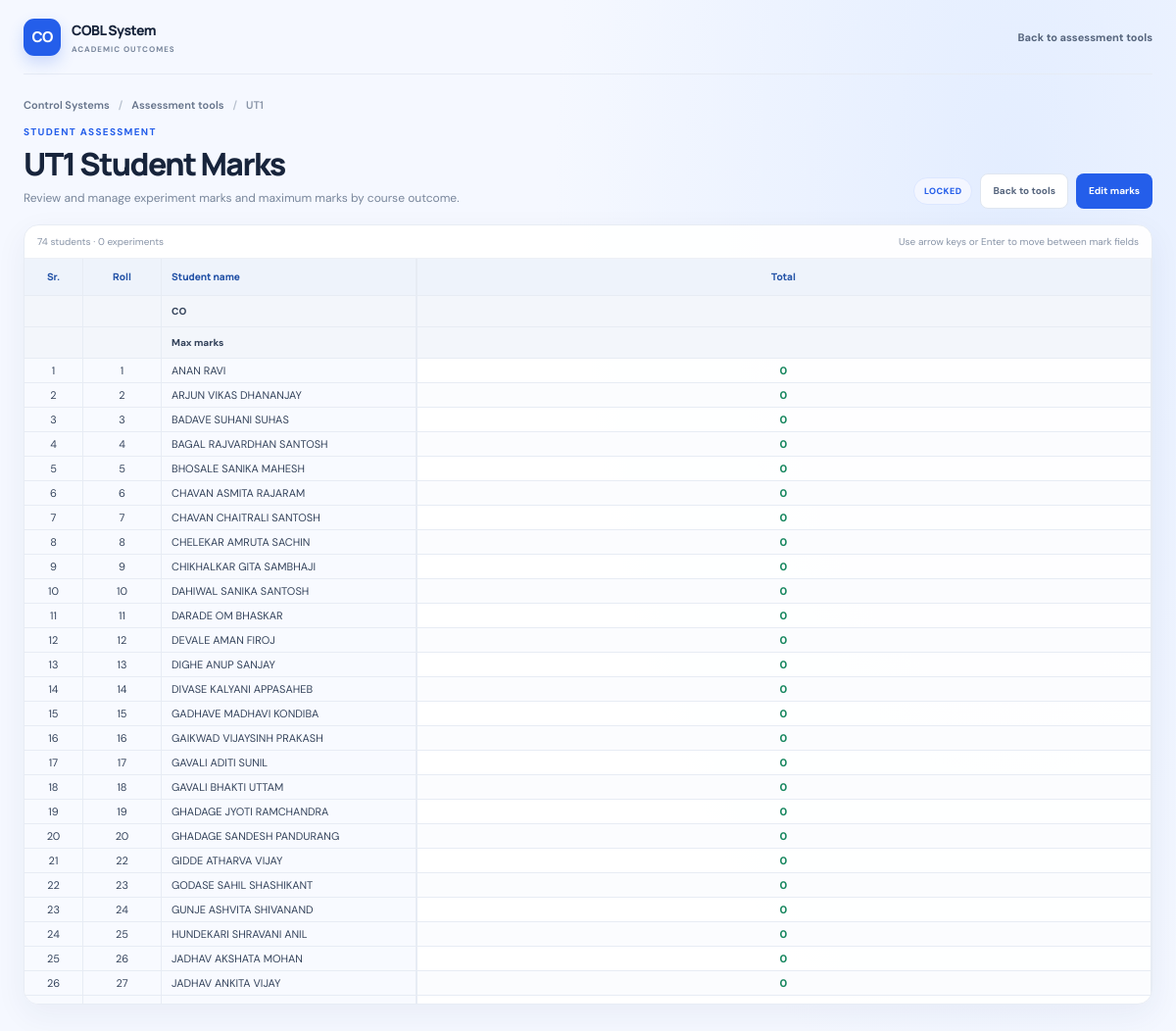
Screenshot of /ica/student-marks/1/ (signed in) with the database file from the repository.
### accounts/models.py (models this page shows, shortened)
class AssessmentTool(models.Model):
    course = models.ForeignKey(
        "Course",
        on_delete=models.CASCADE,
        related_name="assessment_tools"
    )
    main_tool = models.CharField(max_length=50)
    sub_tool = models.CharField(max_length=100)
    is_locked = models.BooleanField(default=False)
    created_at = models.DateTimeField(auto_now_add=True)
    class Meta:
        ordering = ["created_at"]

class Course(models.Model):
    academic_class = models.ForeignKey(
        AcademicClass,
        on_delete=models.CASCADE,
        related_name="courses"
    )
    course_code = models.CharField(max_length=20)
    course_name = models.CharField(max_length=100)
    faculty = models.ForeignKey(
        settings.AUTH_USER_MODEL,
        on_delete=models.SET_NULL,
        null=True,
        blank=True,
        limit_choices_to={"role__in": ["FACULTY", "HOD"]}
    )

class Student(models.Model):
    roll_no = models.CharField(max_length=20)
    name = models.CharField(max_length=200)
    list_order = models.PositiveIntegerField(default=0)
    academic_class = models.ForeignKey(
        AcademicClass,
        on_delete=models.CASCADE,
        null=True,
        blank=True,
        related_name="students"
    )
    department = models.ForeignKey(
        Department,
        on_delete=models.CASCADE,
        null=True,
        blank=True
    )
    class Meta:
        unique_together = ("roll_no", "academic_class")
        ordering = ["roll_no"]

### accounts/views.py (the view, shortened to what this page needs)
@login_required
def ica_student_marks(request, tool_id):
    tool = get_object_or_404(AssessmentTool, id=tool_id)
    course = tool.course
    academic_class = course.academic_class
    students = Student.objects.filter(
        academic_class=academic_class
    ).order_by("list_order", "pk")
    subtools = IcaAssignmentExp.objects.filter(
        tool=tool
    ).order_by("sub_tool_no")
    edit_mode = request.GET.get("edit") == "1"
    is_locked = not edit_mode
    marks_matrix = {}
    skipped_fields = set(request.session.pop(f"skipped_ica_marks_{tool.id}", [])) if hasattr(request, "session") else set()
    skipped_matrix = {}
    for field in skipped_fields:
        parts = field.split("_")
        if len(parts) >= 3:
            skipped_matrix.setdefault(int(parts[1]), {})[int(parts[2])] = True
    for m in IcaStudentMarks.objects.filter(tool=tool):
        student_id = m.student_id
        subtool_no = m.subtool.sub_tool_no
        if student_id not in marks_matrix:
            marks_matrix[student_id] = {}
        marks_matrix[student_id][subtool_no] = m.marks
    return render(request, "Marks/ica_student_marks.html", {
        "tool": tool,
        "students": students,
        "subtools": subtools,
        "marks_matrix": marks_matrix,
        "skipped_matrix": skipped_matrix,
        "is_locked": is_locked,
    })

### accounts/templates/Marks/ica_student_marks.html (shortened to what this page needs)
{% load custom_filters %}
<!DOCTYPE html>
<html lang="en">
<head>
</head>
<body>
    <main class="page-shell">
        <header class="topbar">
            <a class="brand" href="{% url 'view_course' tool.course.id %}" aria-label="COBL course dashboard">
                <span class="brand-mark" aria-hidden="true">CO</span>
                <span>
                    <span class="brand-name">COBL System</span>
                    <span class="brand-caption">Academic outcomes</span>
                </span>
            </a>
            <a class="back-link" href="{% url 'assessment_tool_page' tool.course.id %}">Back to assessment tools</a>
        </header>
        <div class="page-content">
            <nav class="breadcrumb" aria-label="Breadcrumb">
                <a href="{% url 'view_course' tool.course.id %}">{{ tool.course.course_name }}</a>
                <span class="breadcrumb-separator" aria-hidden="true">/</span>
                <a href="{% url 'assessment_tool_page' tool.course.id %}">Assessment tools</a>
                <span class="breadcrumb-separator" aria-hidden="true">/</span>
                <span>{{ tool.sub_tool }}</span>
            </nav>
            <section class="page-heading" aria-labelledby="page-title">
                <div>
                    <p class="eyebrow">Student assessment</p>
                    <h1 id="page-title">{{ tool.sub_tool }} Student Marks</h1>
                    <p class="page-description">Review and manage experiment marks and maximum marks by course outcome.</p>
                </div>
                <div class="top-actions">
                    <span class="locked-badge {% if not is_locked %}editing{% endif %}">
                        {% if is_locked %}LOCKED{% else %}EDIT MODE{% endif %}
                    </span>
                    <a class="button button-secondary" href="{% url 'assessment_tool_page' tool.course.id %}">Back to tools</a>
                    {% if is_locked %}
                    <form method="POST">
                        <button class="button button-primary" name="edit_mode">Edit marks</button>
                    </form>
                    {% endif %}
                </div>
            </section>
            <section class="table-card" aria-label="Experiment student marks">
                <div class="table-caption">
                    <span>{{ students|length }} students · {{ subtools|length }} experiments</span>
                    <span><span class="scroll-hint">Swipe horizontally to see all experiments · </span>Use arrow keys or Enter to move between mark fields</span>
                </div>
                <div class="table-wrap" role="region" aria-label="Experiment marks table" tabindex="0">
                    <form method="POST" id="marksForm">
                        <table class="marks-table">
                            <thead>
                                <tr>
                                    <th class="sticky-col sr" scope="col">Sr.</th>
                                    <th class="sticky-col roll" scope="col">Roll</th>
                                    <th class="sticky-col name" scope="col">Student name</th>
                                    <th scope="col">Total</th>
                                </tr>
                                <tr class="meta-row">
                                    <th class="sticky-col sr" scope="col"></th>
                                    <th class="sticky-col roll" scope="col"></th>
                                    <th class="sticky-col name" scope="col">CO</th>
                                    <th scope="col"></th>
                                </tr>
                                <tr class="meta-row">
                                    <th class="sticky-col sr" scope="col"></th>
                                    <th class="sticky-col roll" scope="col"></th>
                                    <th class="sticky-col name" scope="col">Max marks</th>
                                    <th scope="col"></th>
                                </tr>
                            </thead>
                            <tbody>
                                {% for student in students %}
                                <tr class="student-row">
                                    <td class="sticky-col sr">{{ forloop.counter }}</td>
                                    <td class="sticky-col roll">{{ student.roll_no }}</td>
                                    <td class="sticky-col name" title="{{ student.name }}">
                                        <span class="student-name-text">{{ student.name }}</span>
                                    </td>
                                    <td class="total-cell" aria-label="Total marks for {{ student.name }}">0</td>
                                </tr>
                                {% empty %}
                                <tr>
                                    <td colspan="{{ subtools|length|add:4 }}">
                                        <div class="empty-state">No students are assigned to this class.</div>
                                    </td>
                                </tr>
                                {% endfor %}
                            </tbody>
                        </table>
                    </form>
                </div>
            </section>
        </div>
    </main>
</body>
</html>

### rows the page displays
AssessmentTool: course.course_name "Control Systems", sub_tool "UT1"
Student: roll_no "1", name "ANAN RAVI"
Student: roll_no "2", name "ARJUN VIKAS DHANANJAY"
Student: roll_no "3", name "BADAVE SUHANI SUHAS"
Student: roll_no "4", name "BAGAL RAJVARDHAN SANTOSH"
Student: roll_no "5", name "BHOSALE SANIKA MAHESH"
Student: roll_no "6", name "CHAVAN ASMITA RAJARAM"
Student: roll_no "7", name "CHAVAN CHAITRALI SANTOSH"
Student: roll_no "8", name "CHELEKAR AMRUTA SACHIN"
Student: roll_no "9", name "CHIKHALKAR GITA SAMBHAJI"
Student: roll_no "10", name "DAHIWAL SANIKA SANTOSH"
Student: roll_no "11", name "DARADE OM BHASKAR"
Student: roll_no "12", name "DEVALE AMAN FIROJ"
Student: roll_no "13", name "DIGHE ANUP SANJAY"
Student: roll_no "14", name "DIVASE KALYANI APPASAHEB"
Student: roll_no "15", name "GADHAVE MADHAVI KONDIBA"
Student: roll_no "16", name "GAIKWAD VIJAYSINH PRAKASH"
Student: roll_no "17", name "GAVALI ADITI SUNIL"
Student: roll_no "18", name "GAVALI BHAKTI UTTAM"
Student: roll_no "19", name "GHADAGE JYOTI RAMCHANDRA"
Student: roll_no "20", name "GHADAGE SANDESH PANDURANG"
Student: roll_no "22", name "GIDDE ATHARVA VIJAY"
Student: roll_no "23", name "GODASE SAHIL SHASHIKANT"
Student: roll_no "24", name "GUNJE ASHVITA SHIVANAND"
Student: roll_no "25", name "HUNDEKARI SHRAVANI ANIL"
Student: roll_no "26", name "JADHAV AKSHATA MOHAN"
Student: roll_no "27", name "JADHAV ANKITA VIJAY"

### other values shown
{{ students|length }} "74"
{{ subtools|length }} "0"
